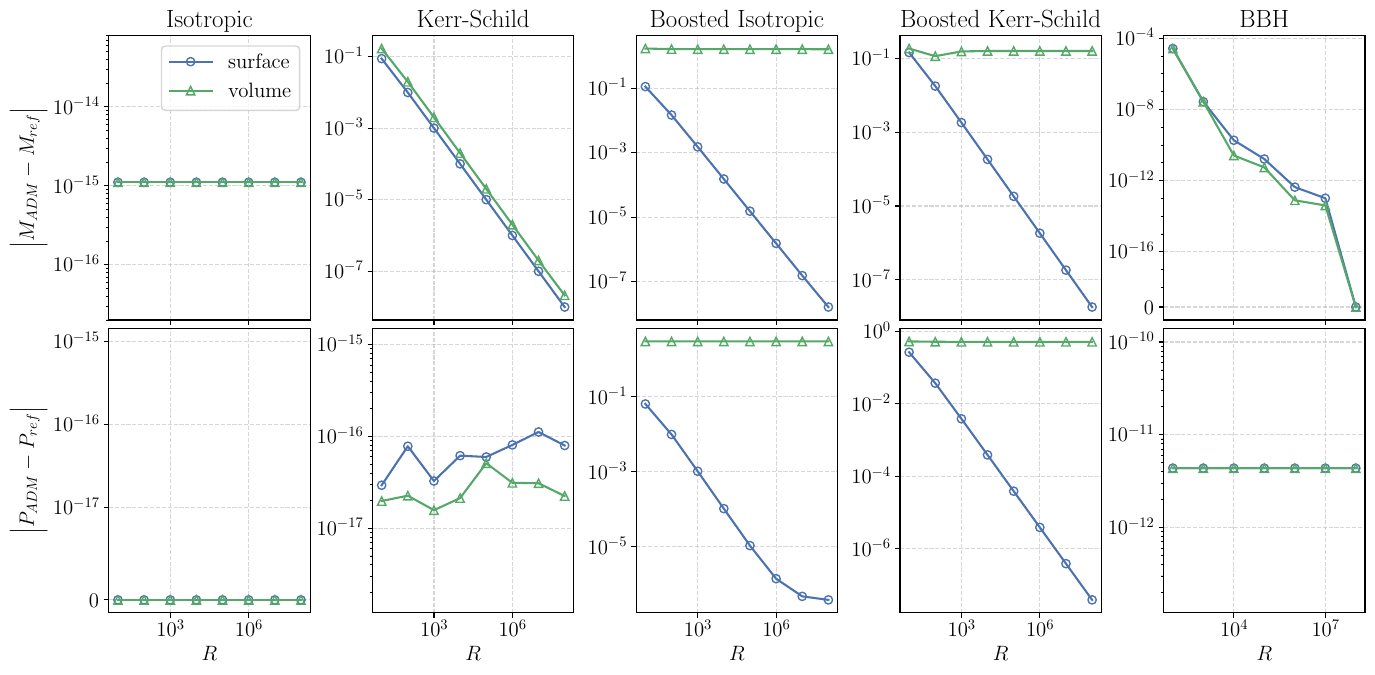

This chart was generated by the following Python code:
# type: ignore
import numpy as np
import matplotlib.pyplot as plt
from cycler import cycler
import h5py

colors = ['#4c72b0', '#55a868', '#c44e52', '#8172b3', '#937860', '#da8bc3', '#8c8c8c', '#ccb974', '#64b5cd']
markers = ['o', '^', 's', 'v', 'D', '<', '>', '*', '+']
plt.rcParams.update({
	'text.usetex' : True,
	'font.family' : 'serif',
	'font.serif' : ['Computer Modern Serif'],
	'font.size': 15,
	'axes.prop_cycle': cycler('color', colors) +
                     cycler('marker', markers) +
										 cycler('markerfacecolor', ['none'] * len(colors))
})

distance_exps = [2, 3, 4, 5, 6, 7, 8]
L_fixed = 1
P_fixed = 12

def get_bbh_residuals(surface_dir, volume_dir):
  residuals = []

  for i, dir in enumerate([surface_dir, volume_dir]):
    print(dir) 

    distances = []
    adm_masses = []
    adm_momenta = []

    for R in distance_exps:
      subdir = f'R{R}L{L_fixed}P{P_fixed:02}'

      try:
        reductions = h5py.File(f'{dir}/{subdir}/BbhReductions.h5')

        adm_mass = reductions['AdmIntegrals.dat'][0,0]

        adm_linear_momentum_x = reductions['AdmIntegrals.dat'][0,1]
        adm_linear_momentum_y = reductions['AdmIntegrals.dat'][0,2]
        adm_linear_momentum_z = reductions['AdmIntegrals.dat'][0,3]
        adm_linear_momentum = np.sqrt(adm_linear_momentum_x**2 + adm_linear_momentum_y**2 + adm_linear_momentum_z**2)

        distances.append(float(f'1.e{R}'))
        adm_masses.append(adm_mass)
        adm_momenta.append(adm_linear_momentum)

      except Exception as e:
        print(f'\tSkipped {subdir} due to error: {e}')
    
    adm_masses = np.array(adm_masses)
    adm_momenta = np.array(adm_momenta)

    adm_masses = np.abs(adm_masses - adm_masses[-1])
    adm_momenta = np.abs(adm_momenta - 0.0)
      
    residuals.append({
      'adm_mass_distances': distances,
      'adm_masses': adm_masses,
      'adm_momentum_distances': distances,
      'adm_momenta': adm_momenta,
    })

  return residuals

def get_test_residuals(surface_dir, volume_dir):
  residuals = []

  for i, dir in enumerate([surface_dir, volume_dir]):
    print(dir)

    adm_mass_distances = []
    adm_masses = []
    adm_momentum_distances = []
    adm_momenta = []

    adm_mass_entries = np.genfromtxt(f'{dir}/Test_AdmMass.output', delimiter=',')
    adm_linear_momentum_entries = np.genfromtxt(f'{dir}/Test_AdmLinearMomentum.output', delimiter=',')

    for row in range(len(adm_mass_entries)):
      distance, L, P, adm_mass, expected_adm_mass = adm_mass_entries[row]
      _, _, _, adm_linear_momentum, expected_adm_linear_momentum = adm_linear_momentum_entries[row]

      if L != L_fixed or P != P_fixed:
        continue
      
      # if adm_mass - expected_adm_mass == 0.0:
      #   print(f'\tSkipped {distance} (Madm) due to 0.0 value')
      # else:
      adm_mass_distances.append(distance)
      adm_masses.append(np.abs(adm_mass - expected_adm_mass))

      # if adm_linear_momentum - expected_adm_linear_momentum == 0.0:
      #   print(f'\tSkipped {distance} (Padm) due to 0.0 value')
      # else:
      adm_momentum_distances.append(distance)
      adm_momenta.append(np.abs(adm_linear_momentum - expected_adm_linear_momentum))
    
    residuals.append({
      'adm_mass_distances': adm_mass_distances,
      'adm_masses': adm_masses,
      'adm_momentum_distances': adm_momentum_distances,
      'adm_momenta': adm_momenta,
    })

  return residuals

fig, axes = plt.subplots(2, 5, squeeze=True)
axes = np.transpose(axes)
col = 0

def plot(title, residuals):
  global col
  ax1, ax2 = axes[col]
  col += 1

  ax1.set_title(title)

  for i, label in enumerate([r'surface', r'volume']):
    ax1.plot(residuals[i]['adm_mass_distances'], residuals[i]['adm_masses'], label=label, color=colors[i], marker=markers[i])
    ax2.plot(residuals[i]['adm_momentum_distances'], residuals[i]['adm_momenta'], label=label, color=colors[i], marker=markers[i])

plot(
  'Isotropic',
  get_test_residuals('../adm_integrals/data/isotropic/surface', '../adm_integrals/data/isotropic/volume')
)
plot(
  'Kerr-Schild',
  get_test_residuals('../adm_integrals/data/KerrSchild/surface', '../adm_integrals/data/KerrSchild/volume')
)
plot(
  'Boosted Isotropic',
  get_test_residuals('../adm_integrals/data/isotropic_boosted/surface', '../adm_integrals/data/isotropic_boosted/volume')
)
plot(
  'Boosted Kerr-Schild',
  get_test_residuals('../adm_integrals/data/KerrSchild_boosted/surface', '../adm_integrals/data/KerrSchild_boosted/volume')
)
plot(
  'BBH',
  get_bbh_residuals('../adm_integrals/data/bbh/surface', '../adm_integrals/data/bbh/volume')
)

for ax in axes.flatten():
  ax.set_xscale('log')
  ax.set_yscale('log')
  ax.grid('on', linestyle='--', alpha=0.5)

# Adjust specific axes
# Isotropic Madm
axes[0,0].set_ylim(2.e-17, 8.e-14)
# Isotropic Padm
axes[0,1].plot([1.e2, 1.e8], [1.e-15, 1.e-15], alpha=0)
axes[0,1].set_yscale('symlog', linthresh=1e-17)
# Kerr-Schild Padm
axes[1,1].set_ylim(1.2e-18, 1.5e-15)
# BBH Madm
axes[4,0].set_yscale('symlog', linthresh=1e-18)
axes[4,0].set_yticks([1.e-4, 1.e-8, 1.e-12, 1.e-16, 0])
# BBH Padm
axes[4,1].set_ylim(1.2e-13, 1.4e-10)

# Remove x tick labels
for ax in axes[:,:-1].flatten():
  ax.set_xticklabels([])

# Add x axis labels
for bottom_ax in np.transpose(axes)[-1]:
  bottom_ax.set_xlabel(r'$R$')

# Add y axis labels
axes[0,0].set_ylabel(r'$\Bigg|M_{ADM} - M_{ref}\Bigg|$')
axes[0,1].set_ylabel(r'$\Bigg|P_{ADM} - P_{ref}\Bigg|$')

# Add legend to one axis
axes[0, 0].legend()

fig.set_size_inches(14,7)
plt.tight_layout()
plt.subplots_adjust(wspace=0.31, hspace=0.03)

plt.show()

fig.savefig(f'distance_convergence_Madm_Padm.pdf', format='pdf', bbox_inches='tight')
